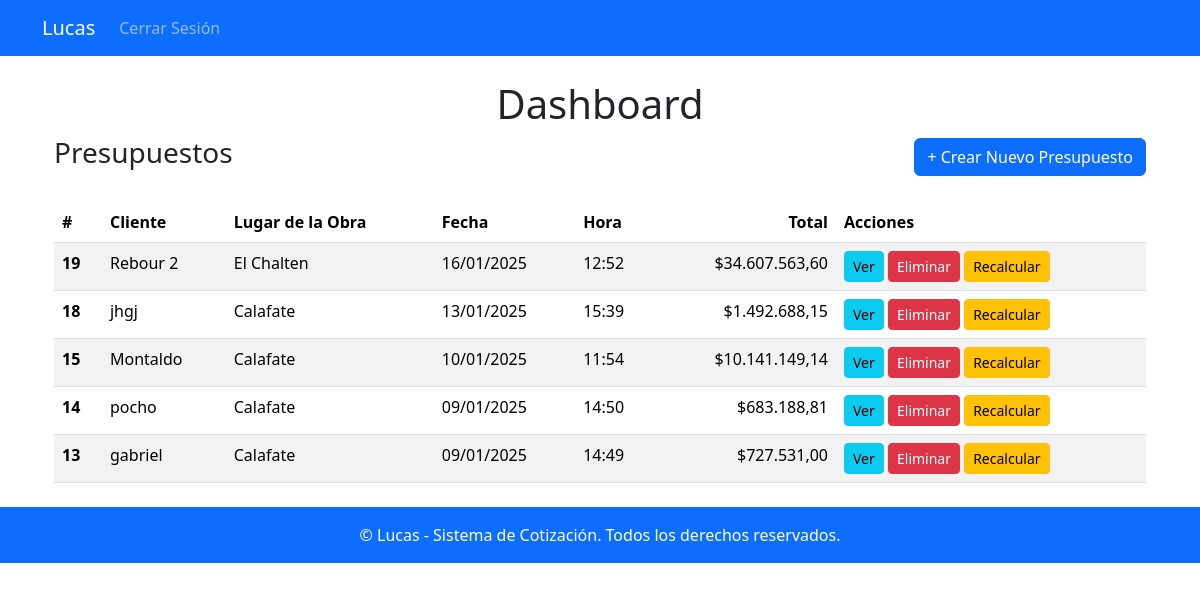
Page / (signed in) on the earlier database version.
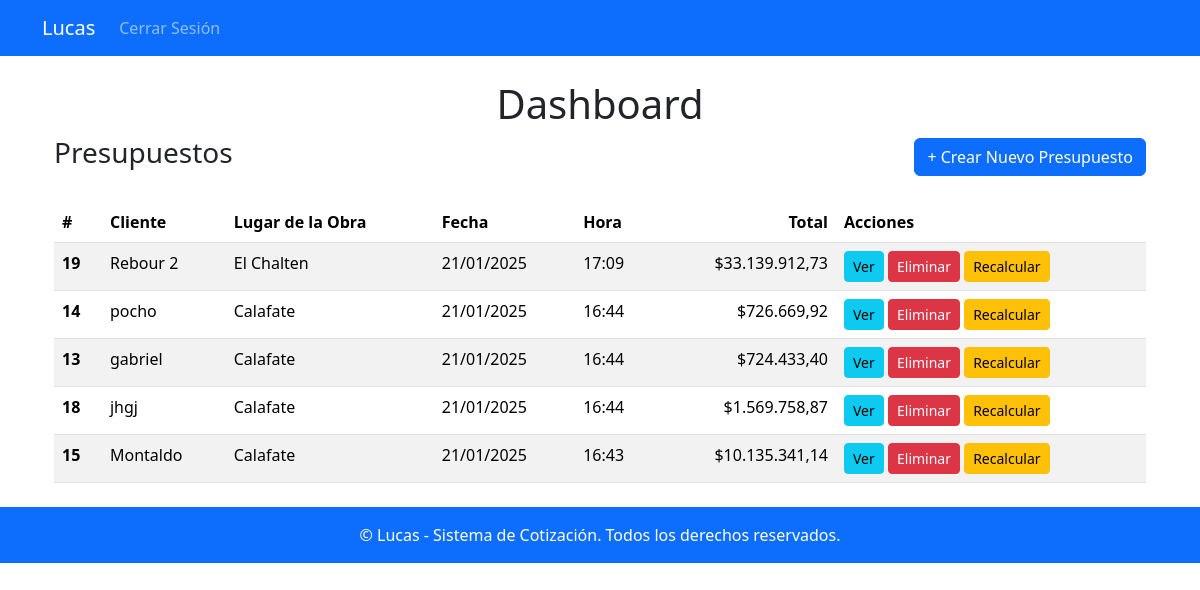
Same page on the later database version.
### apps/presupuestos/models.py (models this page shows, shortened)
class Presupuesto(models.Model):
    numero = models.AutoField(primary_key=True)  # Clave primaria definida explícitamente
    cliente = models.CharField(max_length=255)
    lugar = models.ForeignKey('Lugar', on_delete=models.CASCADE)
    fecha = models.DateTimeField(auto_now_add=True)

class Lugar(models.Model):
    nombre = models.CharField(max_length=100)

### apps/presupuestos/views.py (the view)
# urls.py: path('', presupuestos_views.dashboard, name='dashboard'),
@login_required
def dashboard(request):
    presupuestos = Presupuesto.objects.all().order_by('-fecha')  # Ordenar por fecha
    presupuestos_con_totales = []
    for presupuesto in presupuestos:
        items = presupuesto.items.all()
        sub_total = sum(item.calcular_costo() for item in items)
        insumos = DetalleInsumo.objects.filter(presupuesto=presupuesto)
        subtotal_tipo_1 = insumos.filter(insumo__tipo_insumo_id=1).aggregate(
            subtotal=Sum('precio_total')
        )['subtotal'] or Decimal(0)
        subtotal_tipo_2 = insumos.filter(insumo__tipo_insumo_id__in=[1, 3, 4, 5, 6]).aggregate(
            subtotal=Sum('precio_total')
        )['subtotal'] or Decimal(0)
        mano_obra = subtotal_tipo_1 * Decimal("0.30")
        venta = subtotal_tipo_1 * Decimal("0.15")
        utilidad = subtotal_tipo_1 * Decimal("0.80")
        flete = subtotal_tipo_2 * Decimal("0.08")
        total = sub_total + mano_obra + venta + utilidad + flete
        presupuestos_con_totales.append((presupuesto,total))
    return render(request, 'dashboard.html', {'presupuestos': presupuestos_con_totales})

### apps/presupuestos/models.py (called while the page is built)
    def calcular_costo(self):
        insumos = DetalleInsumo.objects.filter(item=self)
        total = sum(insumo.precio_total for insumo in insumos)
        return total

### apps/presupuestos/templates/dashboard.html (shortened to what this page needs)
{% extends 'base.html' %}
{% block content %}
<div class="container mt-4">
    <h1 class="text-center">Dashboard</h1>
    <div class="d-flex justify-content-between align-items-center mb-4">
        <h3>Presupuestos</h3>
        <a href="{% url 'presupuesto_nuevo' %}" class="btn btn-primary">+ Crear Nuevo Presupuesto</a>
    </div>
    {% if presupuestos %}
        <table class="table table-striped">
            <thead class="thead-dark">
                <tr>
                    <th scope="col">#</th>
                    <th scope="col">Cliente</th>
                    <th scope="col">Lugar de la Obra</th>
                    <th scope="col">Fecha</th>
                    <th scope="col">Hora</th>
                    <th class="text-end">Total</th>
                    <th scope="col">Acciones</th>
                </tr>
            </thead>
            <tbody>
                {% for presupuesto,total in presupuestos %}
                    <tr>
                        <th scope="row">{{ presupuesto.numero }}</th>
                        <td>{{ presupuesto.cliente }}</td>
                        <td>{{ presupuesto.lugar.nombre|default:"No especificado" }}</td>
                        <td>{{ presupuesto.fecha|date:"d/m/Y" }}</td>
                        <td>{{ presupuesto.fecha|date:"H:i" }}</td>
                        <td class="text-end">${{ total|floatformat:2 }}</td>
                        <td>
                            <a href="{% url 'detalle_presupuesto' presupuesto.numero %}" class="btn btn-info btn-sm">Ver</a>
                            <a href="{% url 'eliminar_presupuesto' presupuesto.numero %}" class="btn btn-danger btn-sm" onclick="return confirm('¿Estás seguro de que deseas eliminar este presupuesto?')">Eliminar
                            </a>
                            <a href="{% url 'recalcular_presupuesto' presupuesto.numero %}" class="btn btn-warning btn-sm" onclick="return confirm('¿Estás seguro de que deseas recalcular los insumos para este presupuesto?')"> Recalcular </a>
                        </td>
                    </tr>
                {% endfor %}
            </tbody>
        </table>
    {% else %}
        <p class="text-center">No hay presupuestos creados aún.</p>
    {% endif %}
</div>
{% endblock %}

### apps/presupuestos/templates/base.html (shortened to what this page needs)
{% load static %}
<!DOCTYPE html>
<html lang="en">
<head>
    <link rel="stylesheet" href="{% static 'bootstrap/css/bootstrap.min.css' %}">
    <link rel="stylesheet" href="{% static 'css/styles.css' %}">
</head>
<body>
    <nav class="navbar navbar-expand-lg navbar-dark bg-primary">
        <div class="container">
            <a class="navbar-brand" href="{% url 'dashboard' %}">Lucas</a>
            <div class="collapse navbar-collapse" id="navbarNav">
                <ul class="navbar-nav ml-auto">
                    <li class="nav-item">
                        <form action="{% url 'logout' %}" method="post" style="display: inline;">
                            <button type="submit" class="btn btn-link nav-link" style="border: none; background: none; cursor: pointer;">
                                Cerrar Sesión
                            </button>
                        </form>
                    </li>
                </ul>
            </div>
        </div>
    </nav>
    <div class="container mt-4">
        {% block content %}{% endblock %}
    </div>
    <footer class="bg-light text-center text-lg-start mt-4">
        <div class="text-center p-3 bg-primary text-white">
            &copy; {{ current_year }} Lucas - Sistema de Cotización. Todos los derechos reservados.
        </div>
    </footer>
</body>
</html>

Differences in the rows shown:
changed Presupuesto "Rebour 2": fecha "16/01/2025" → "21/01/2025"; fecha "12:52" → "17:09"; total "34.607.563,60" → "33.139.912,73"
changed Presupuesto "pocho": fecha "09/01/2025" → "21/01/2025"; fecha "14:50" → "16:44"; total "683.188,81" → "726.669,92"; moves up the list
changed Presupuesto "gabriel": fecha "09/01/2025" → "21/01/2025"; fecha "14:49" → "16:44"; total "727.531,00" → "724.433,40"; moves up the list
changed Presupuesto "jhgj": fecha "13/01/2025" → "21/01/2025"; fecha "15:39" → "16:44"; total "1.492.688,15" → "1.569.758,87"
changed Presupuesto "Montaldo": fecha "10/01/2025" → "21/01/2025"; fecha "11:54" → "16:43"; total "10.141.149,14" → "10.135.341,14"
